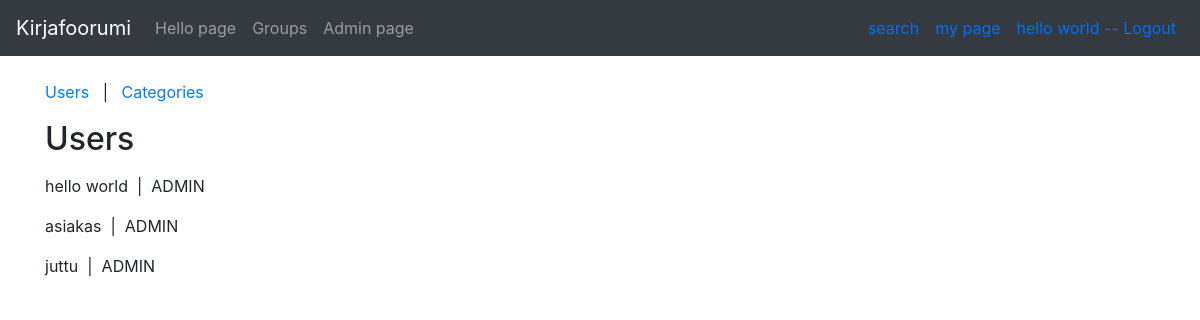
Page /admin/users (signed in) on the committed database.
### application/auth/models.py (models this page shows, shortened)
class User(Base):
    __tablename__ = "account"
    name = db.Column(db.String(144), unique=True, nullable=False)
    username = db.Column(db.String(144), unique=True, nullable=False)
    password = db.Column(db.String(144), nullable=False)
    messages = db.relationship("Message", backref='account', lazy=True)
    groups = db.relationship("Groups", backref='account', lazy=True)
    role_id = db.Column(db.Integer, db.ForeignKey('role.id'), nullable = False)
    def get_role(self):
        return Role.query.get(self.role_id)

class Role(Base):
    role = db.Column(db.String(80), unique = True, nullable = False)
    users = db.relationship("User", backref='Role', lazy=True)

### application/management/views.py (the view)
@app.route("/admin/users")
@login_required(role = "ADMIN")
def admin_users():
    users = User.query.all()
    return render_template("management/adminUsers.html", users = users)

### application/__init__.py (called while the page is built)
def login_required(role="ANY"):
    def wrapper(fn):
        @wraps(fn)
        def decorated_view(*args, **kwargs):
            if not current_user.is_authenticated:
                return login_manager.unauthorized()
            unauthorized = False
            if role != "ANY":
                unauthorized = True
                if current_user.get_role().role == role:
                    unauthorized = False
                '''
                for user_role in current_user.roles():
                    if user_role == role:
                        unauthorized = False
                        break
                '''
            if unauthorized:
                return login_manager.unauthorized()
            return fn(*args, **kwargs)
        return decorated_view
    return wrapper

@login_manager.user_loader
def load_user(user_id):
    return User.query.get(user_id)

### application/templates/management/adminUsers.html (shortened to what this page needs)
{% extends "layout.html" %}
{% block body %}
<p>
    <a href="{{ url_for('admin_users') }}">Users</a> &nbsp; | &nbsp;
    <a href="{{ url_for('admin_categories') }}">Categories</a>
</p>
<h2>Users</h2>
{% for user in users %}
<p>
    <form method="POST" action="{{url_for('admin_make', user_id=user.id)}}" style="display: inline;">
            {{ user.name }} &nbsp;|&nbsp; {{ user.get_role().role }}
    </form>
</p>
{% endfor %}
{% endblock %}

### application/templates/layout.html (shortened to what this page needs)
<!DOCTYPE html>
<html>
  <head>
    <link rel="stylesheet" href="https://maxcdn.bootstrapcdn.com/bootstrap/4.0.0/css/bootstrap.min.css">
  </head>
  <body>
    <nav class="navbar navbar-expand-md navbar-dark bg-dark mb-4">
      <a class="navbar-brand" href="{{ url_for('hello') }}">Kirjafoorumi</a>
          <div class="collapse navbar-collapse" id="navbarCollapse">
            <ul class="navbar-nav mr-auto">
              <li class="nav-item">
                <a class="nav-link" href="{{ url_for('hello') }}">Hello page</a>
              </li>
              <li class="nav-item">
                  <a class="nav-link" href="{{ url_for('all_groups') }}">Groups</a>
              </li>
              {% if current_user.is_authenticated %}
              {% if current_user.get_role().role == "ADMIN" %}
              <li class="nav-item">
                  <a class="nav-link" href="{{ url_for('admin_users') }}">Admin page</a>
              </li>
              {% endif %}
              {% endif %}
            </ul>
            <div class="form-inline mt-2 mt-md-0">
              <a class="blue" href="{{ url_for('group_search') }}">search</a>
              {% if current_user.is_authenticated %}
              <a class="blue" href="{{ url_for('my_page') }}">my page</a>
              <a class="blue" href="{{ url_for('auth_logout') }}"> {{ current_user.name }} -- Logout</a>
              {% else %}
                <a class="blue" href="{{ url_for('auth_login') }}">login</a>
                <a></a>
                <a class="blue" href="{{ url_for('auth_register') }}">register </a>
              {% endif %}
            </div>
          </div>
    </nav>
    <main role="main" class="container">
      {% block body %}{% endblock %}
    </main>
  </body>
</html>

### application/templates/layout.html (style rules this page uses)
.blue { color: rgb(0, 110, 255); padding: 8px; }

### rows in the picture
User: name "hello world", get_role "ADMIN"
User: name "asiakas", get_role "ADMIN"
User: name "juttu", get_role "ADMIN"
